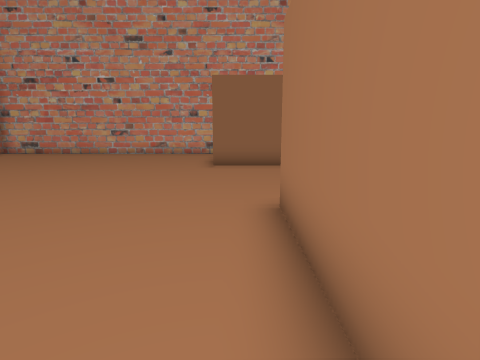
[1] (above)

12 first-person views from a walk through a 3-D level made in the Unity game engine. The camera is 1.3 m above the floor, tilts 10° down and sees 80° across. The floor is counted in squares, 1 m on a side. Each view is taken from the middle of a square. On the plan, view 1 faces up. The plan holds only what a view shows up to about 13 squares ahead; the rest is blank. The place goes on beyond the plan. Some surface patterns are stand-ins.

[2]
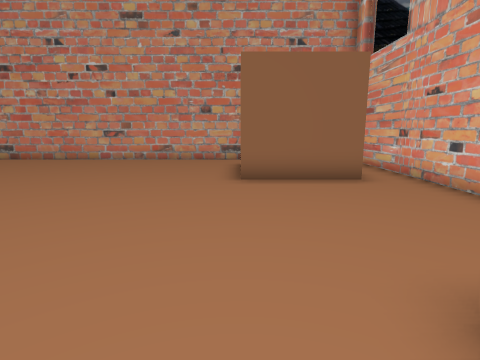

[3]
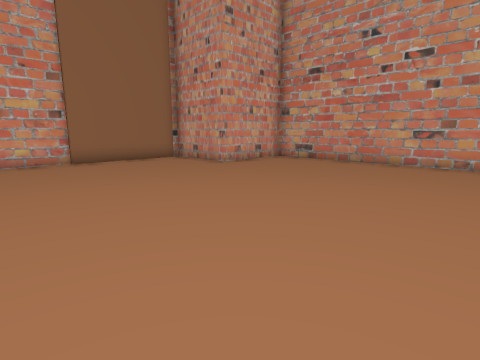

[4]
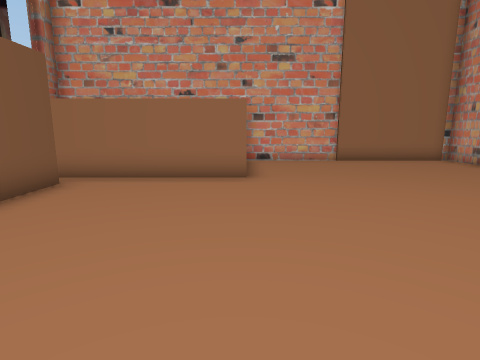

[5]
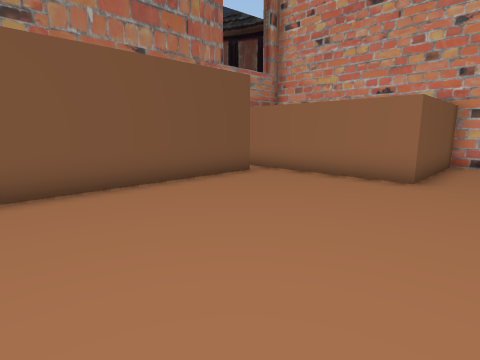

[6]
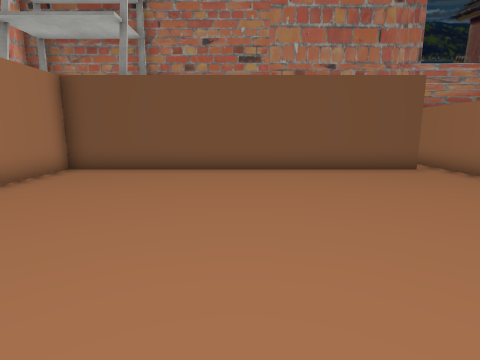

[7]
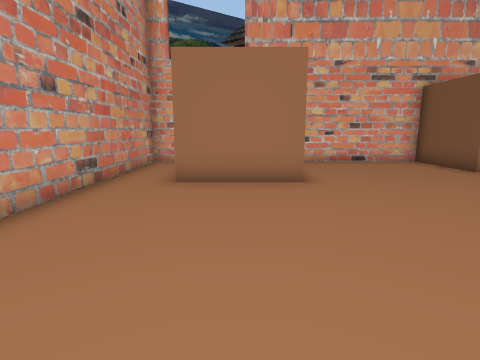

[8]
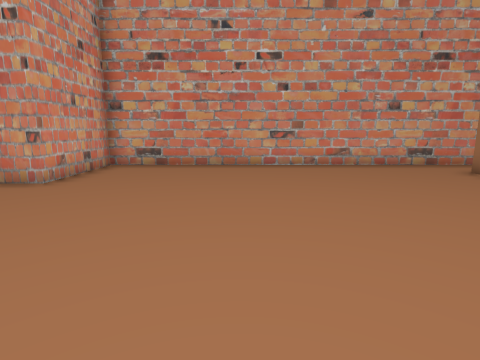

[9]
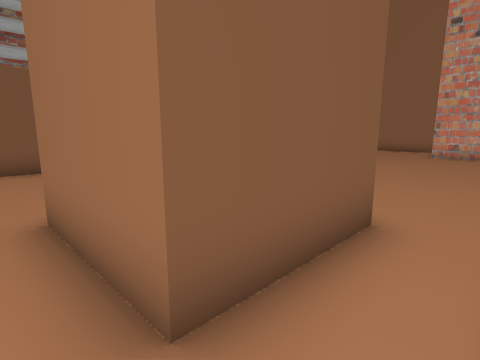

[10]
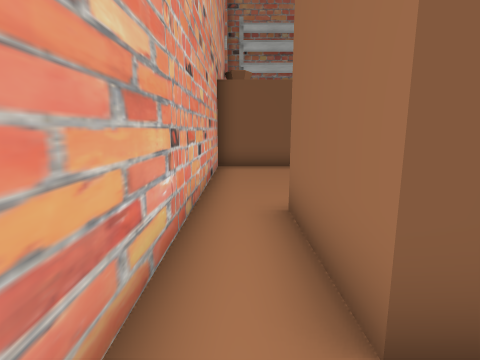

[11]
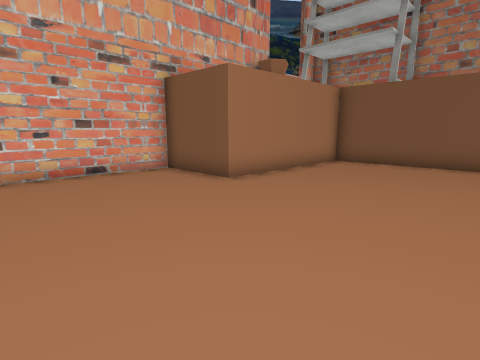

[12]
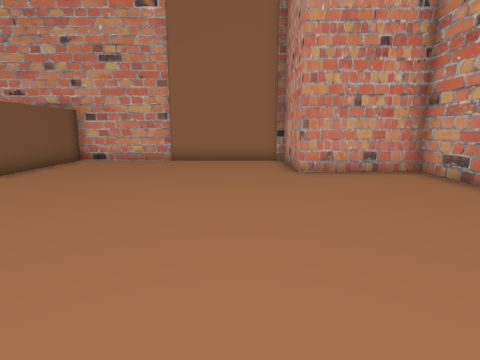

### Floor plan
Points are (right, up) in squares from view 1. A wall is a line through its corners. A room is listed if a view was taken in it or the views show most of it. See-through windows are left out.
Room 1 (views 1, 2, 3, 4, 5, 6, 7, 8, 9, 10, 11, 12)
walls: (-1, 10.4) (-1, 13.6) (2.2, 13.6) (2.2, 10.4) (-1, 10.4); (-10.9, -1.4) (0.7, -1.4) (0.7, 4.8) (3.8, 4.8) (3.8, 15.6) (-12.8, 15.6) (-12.8, 11.9) (-16.2, 11.9) (-16.2, 3.2) (-11.8, 3.2) (-11.8, -2.5)

Where each view was taken, in squares from view 1:
view 1: 0 up, 0 right, facing up
view 2: 3 up, 1 left, facing up
view 3: 4 up, 4 left, facing up-left
view 4: 3 up, 4 left, facing left
view 5: 5 up, 4 left, facing down-left
view 6: 8 up, 5 left, facing down
view 7: 12 up, 8 left, facing right
view 8: 5 up, 8 left, facing up
view 9: 15 up, 3 right, facing down-left
view 10: 15 up, 3 right, facing down
view 11: 10 up, 5 left, facing down-right
view 12: 10 up, 4 left, facing left
